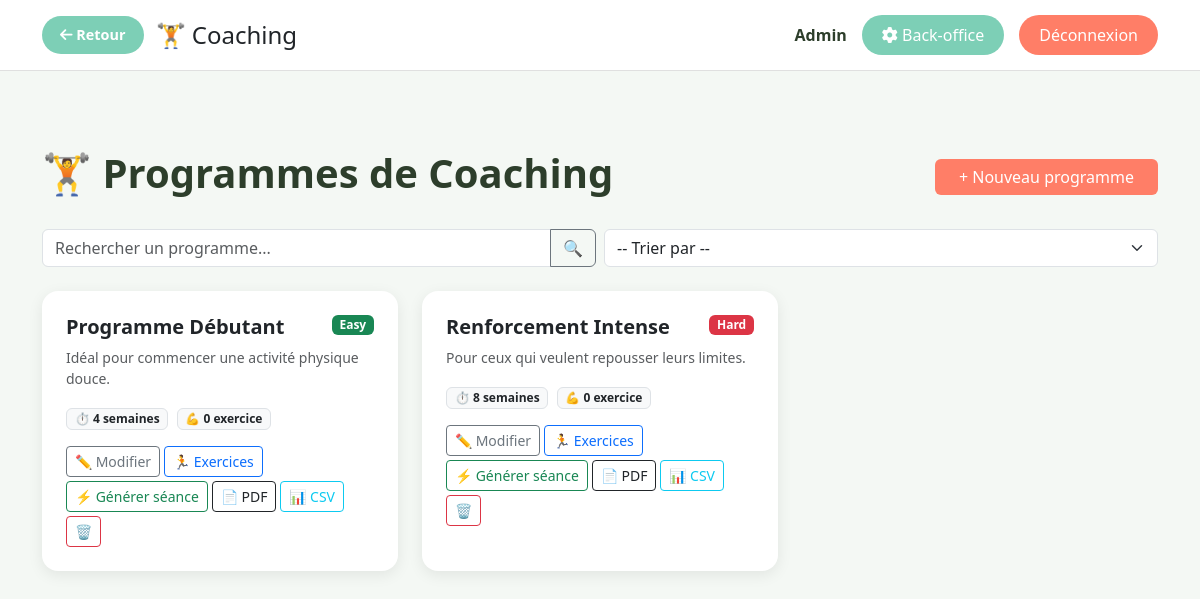
The page /index.php?controller=coaching&action=index (signed in) on the database its author committed.
### tables this page shows
CREATE TABLE `coaching_programs` (
  `id` int(11) NOT NULL,
  `title` varchar(255) NOT NULL,
  `description` text DEFAULT NULL,
  `image` varchar(500) DEFAULT NULL,
  `duration_weeks` int(11) NOT NULL DEFAULT 1,
  `difficulty_level` enum('easy','medium','hard') NOT NULL DEFAULT 'easy',
  `created_at` timestamp NOT NULL DEFAULT current_timestamp(),
  `updated_at` timestamp NOT NULL DEFAULT current_timestamp() ON UPDATE current_timestamp()
);

### config/database.php (called while the page is built, shortened)
<?php
function getDB(): PDO {
    static $pdo = null;
    if ($pdo === null) {
        try {
            $dsn = "mysql:host=" . DB_HOST . ";dbname=" . DB_NAME . ";charset=" . DB_CHARSET;
            $options = [
                PDO::ATTR_ERRMODE            => PDO::ERRMODE_EXCEPTION,
                PDO::ATTR_DEFAULT_FETCH_MODE => PDO::FETCH_ASSOC,
                PDO::ATTR_EMULATE_PREPARES   => false,
            ];
            $pdo = new PDO($dsn, DB_USER, DB_PASS, $options);
            $migrationVersion = 6;
        } catch (PDOException $e) {
            http_response_code(500);
            exit('Database connection failed: ' . $e->getMessage());
        }
    }
    return $pdo;
}

### coaching/Model/Coaching.php (called while the page is built, shortened)
<?php
class Coaching
{
    private ?int    $id;
    private string  $title;
    private string  $description;
    private int     $durationWeeks;
    private string  $difficultyLevel;
    public function __construct(array $data)
    {
        $this->id              = isset($data['id'])             ? (int)$data['id']                        : null;
        $this->title           = trim((string)($data['title']           ?? ''));
        $this->description     = trim((string)($data['description']     ?? ''));
        $this->durationWeeks   = isset($data['duration_weeks']) ? (int)$data['duration_weeks']            : 0;
        $this->difficultyLevel = strtolower(trim((string)($data['difficulty_level'] ?? '')));
    }
    public function getId(): ?int             { return $this->id; }
    public function getTitle(): string        { return $this->title; }
    public function getDescription(): string  { return $this->description; }
    public function getDurationWeeks(): int   { return $this->durationWeeks; }
    public function getDifficultyLevel(): string { return $this->difficultyLevel; }
}

### coaching/View/index.php (the view, shortened to what this page needs)
<!DOCTYPE html>
<html lang="fr">
<head>
    <link rel="stylesheet" href="https://cdnjs.cloudflare.com/ajax/libs/bootstrap/5.3.0/css/bootstrap.min.css">
    <link rel="stylesheet" href="https://cdnjs.cloudflare.com/ajax/libs/font-awesome/6.0.0-beta3/css/all.min.css">
</head>
<body>
<div class="navbar-top">
    <div class="container">
        <div style="display:flex; align-items:center; gap:12px;">
            <a href="javascript:history.length>1?history.back():window.location='index.php'"
               style="background:#7DCFB6; color:white; border:none; padding:8px 18px; border-radius:20px; text-decoration:none; font-weight:600; font-size:.9rem;">
                <i class="fas fa-arrow-left"></i> Retour
            </a>
            <h4 class="mb-0">🏋️ Coaching</h4>
        </div>
        <div class="user-info">
            <?php if (!empty($_SESSION['user'])): ?>
                <span><?= htmlspecialchars($_SESSION['user']['nom']) ?></span>
                <?php if ($_SESSION['user']['role'] === 'admin'): ?>
                    <a href="index.php?controller=dashboard&action=index" class="btn btn-admin">
                        <i class="fas fa-cog"></i> Back-office
                    </a>
                <?php endif; ?>
                <a href="index.php?controller=user&action=logout" class="btn btn-logout">Déconnexion</a>
            <?php endif; ?>
        </div>
    </div>
</div>
<div class="container py-5">
    <div class="d-flex justify-content-between align-items-center mb-4">
        <h1 class="page-title">🏋️ Programmes de Coaching</h1>
        <a href="index.php?controller=coaching&action=create" class="btn btn-primary px-4">
            + Nouveau programme
        </a>
    </div>
    <div class="row g-2 mb-4">
        <div class="col-md-6">
            <form method="GET" action="index.php">
                <div class="input-group">
                    <input type="text" name="search" class="form-control" placeholder="Rechercher un programme..."
                           value="<?= htmlspecialchars($_GET['search'] ?? '') ?>">
                    <button class="btn btn-outline-secondary" type="submit">🔍</button>
                </div>
            </form>
        </div>
        <div class="col-md-6">
            <form method="GET" action="index.php">
                <select name="sort" class="form-select" onchange="this.form.submit()">
                    <option value="">-- Trier par --</option>
                </select>
            </form>
        </div>
    </div>
    <?php if (empty($coachingPrograms)): ?>
        <div class="text-center py-5 text-muted">
            <p class="fs-5">Aucun programme trouvé.</p>
            <a href="index.php?controller=coaching&action=create" class="btn btn-primary">Créer un programme</a>
        </div>
    <?php else: ?>
        <div class="row g-4">
            <?php foreach ($coachingPrograms as $program): ?>
                <div class="col-md-6 col-lg-4">
                    <div class="card h-100">
                        <div class="card-body p-4">
                            <div class="d-flex justify-content-between align-items-start mb-2">
                                <h5 class="card-title fw-bold text-dark mb-0">
                                    <?= htmlspecialchars($program->getTitle()) ?>
                                </h5>
                                <span class="badge bg-<?= match($program->getDifficultyLevel()) {
                                    'easy' => 'success',
                                    'medium' => 'warning',
                                    'hard' => 'danger'
                                } ?> ms-2">
                                    <?= ucfirst($program->getDifficultyLevel()) ?>
                                </span>
                            </div>
                            <p class="text-muted small mb-3">
                                <?= htmlspecialchars(mb_substr($program->getDescription(), 0, 100)) ?>
                            </p>
                            <div class="mb-3">
                                <span class="badge bg-light text-dark border">
                                    ⏱ <?= $program->getDurationWeeks() ?> semaines
                                </span>
                                <?php $exCount = count($exercisesByCoaching[$program->getId()] ?? []); ?>
                                <span class="badge bg-light text-dark border ms-1">
                                    💪 <?= $exCount ?> exercice<?= $exCount > 1 ? 's' : '' ?>
                                </span>
                            </div>
                            <div class="d-flex flex-wrap gap-1 mt-auto">
                                <a href="index.php?controller=coaching&action=edit&id=<?= $program->getId() ?>"
                                   class="btn btn-sm btn-outline-secondary">✏️ Modifier</a>
                                <a href="index.php?controller=exercise&action=index&coaching_id=<?= $program->getId() ?>"
                                   class="btn btn-sm btn-outline-primary">🏃 Exercices</a>
                                <a href="index.php?controller=coaching&action=generer_seance&id=<?= $program->getId() ?>"
                                   class="btn btn-sm btn-outline-success">⚡ Générer séance</a>
                                <a href="index.php?controller=coaching&action=export&id=<?= $program->getId() ?>"
                                   class="btn btn-sm btn-outline-dark">📄 PDF</a>
                                <a href="index.php?controller=coaching&action=export_csv&id=<?= $program->getId() ?>"
                                   class="btn btn-sm btn-outline-info">📊 CSV</a>
                                <a href="index.php?controller=coaching&action=delete&id=<?= $program->getId() ?>"
                                   class="btn btn-sm btn-outline-danger"
                                   onclick="return confirm('Supprimer ce programme et tous ses exercices ?')">🗑️</a>
                            </div>
                        </div>
                    </div>
                </div>
            <?php endforeach; ?>
        </div>
    <?php endif; ?>
</div>
</body>
</html>

### coaching/View/index.php (style rules this page uses)
body { background: #f4f8f4; }
.card { border: none; border-radius: 16px; box-shadow: 0 4px 15px rgba(0,0,0,0.08); transition: transform .2s; }
.btn-primary { background: #FF7E67; border: none; }
.page-title { color: #2D3E2B; font-weight: 700; }
.navbar-top { background: white; padding: 15px 0; border-bottom: 1px solid #e0e0e0; margin-bottom: 30px; }
.navbar-top .container { display: flex; justify-content: space-between; align-items: center; }
.user-info { display: flex; align-items: center; gap: 15px; font-weight: 600; color: #2D3E2B; }
.btn-logout { background: #FF7E67; color: white; border: none; padding: 8px 20px; border-radius: 20px; }
.btn-admin { background: #7DCFB6; color: white; border: none; padding: 8px 20px; border-radius: 20px; }

### rows shown on the page
coaching_programs: title "Programme Débutant", difficulty_level "Easy", description "Idéal pour commencer une activité physique douce.", duration_weeks "4", id "0"
coaching_programs: title "Renforcement Intense", difficulty_level "Hard", description "Pour ceux qui veulent repousser leurs limites.", duration_weeks "8", id "0"

### other values the page prints
$_SESSION['user']['nom'] "Admin"
